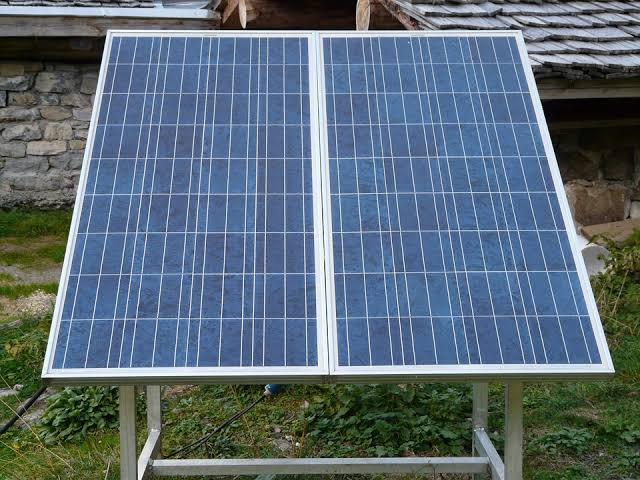
#> input picture images/input/test9.jpg, 640 x 480 px
$ python panel_detection.py
#> lines starting #> are read from the running program, lines starting #| are printed output that depends on the picture; after the words box and inside, x2 and y2 are one past the last pixel; in counts of white or black regions, pixels touching at a corner belong together
#> further down, im is the input picture: shape (480, 640, 3); mean B, G, R 118.7, 107.4, 91.1
import cv2
import numpy as np
import os

from os.path import isfile, join


def detect_panels(frame):
    gauss = cv2.GaussianBlur(frame, (7, 7), 0)
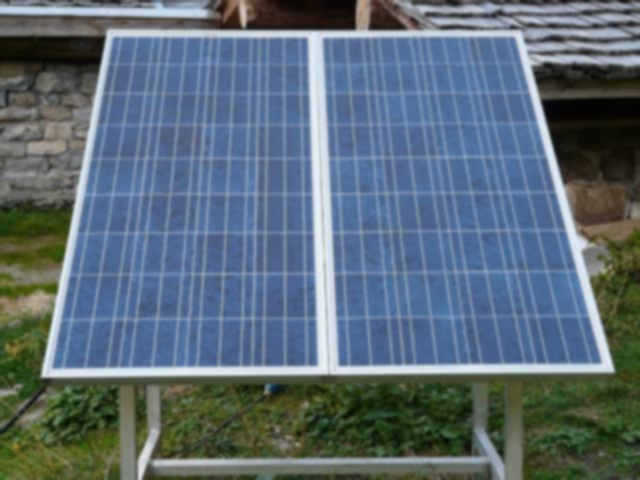
#> gauss: shape (480, 640, 3); mean B, G, R 118.7, 107.4, 91.1
    edged = cv2.Canny(gauss, 25, 70)
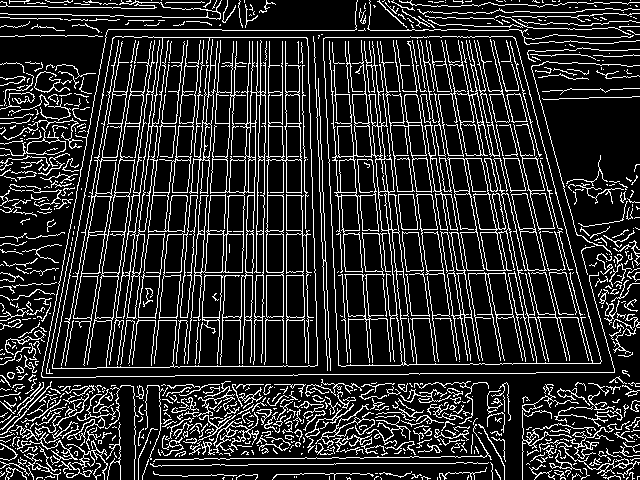
#> edged: shape (480, 640); 17% white in thin lines or dots

    # find contours in the edged image, keep only the largest
    # ones

    cnts = cv2.findContours(edged, cv2.RETR_EXTERNAL, cv2.CHAIN_APPROX_SIMPLE)
#> cnts = 746 contours, 694 with area under 20; largest, box (x1, y1, x2, y2) and area: (52, 36, 318, 369) 75736, (323, 36, 602, 367) 74470, (0, 125, 68, 156) 478, (315, 404, 375, 448) 154, (67, 394, 116, 446) 154
    cnts = cnts[0]
    cnts = sorted(cnts, key = cv2.contourArea, reverse = True)[:10]
#> cnts = 10 contours; largest, box (x1, y1, x2, y2) and area: (52, 36, 318, 369) 75736, (323, 36, 602, 367) 74470, (0, 125, 68, 156) 478, (315, 404, 375, 448) 154, (67, 394, 116, 446) 154

    screenCnt = []
    area = []
    e = 0
    # loop over our contours

    for (i, c) in enumerate(cnts):
        # approximate the contour
        epsilon = 0.05*cv2.arcLength(c,True)
        approx = cv2.approxPolyDP(c,epsilon,True)
        # if our approximated contour has four points, then
        # we can assume that we have found a panel
        if len(approx) == 4:
            screenCnt.append(approx)
            area.append(cv2.contourArea(approx))
            e+=1
#> this loop made 10 passes
#> (epsilon, approx) on passes 1, 2, 3, 4, 6, 7, 8, 9, 10: (57.82, [[113, 37], [52, 368], [317, 365], [307, 38]]), (58.32, [[323, 38], [338, 365], [600, 363], [515, 38]]), (16.35, [[67, 128], [0, 148], [54, 154]]), (23.15, [[368, 404], [315, 443]]), (20.52, [[616, 424], [574, 454]]), (42.92, [[552, 384], [522, 479], [595, 430], [522, 438]]), (26.21, [[539, 444], [639, 462]]), (28.77, [[254, 412], [213, 449]]), (9.84, [[353, 404], [305, 435]])
#> epsilon on pass 5: 19.36
#> after the loop, area = [75480, 74052, 881.5]; e = 3; screenCnt = 3 contours; box (x1, y1, x2, y2) and area: (52, 37, 318, 369) 75480, (323, 38, 601, 366) 74052, (522, 384, 596, 480) 882

    print(type(screenCnt))
#| <class 'list'>
#> (the run stopped early here; a loop or call above may not have finished)

$ run again, with images/input/test5.jpg copied over images/input/test9.jpg
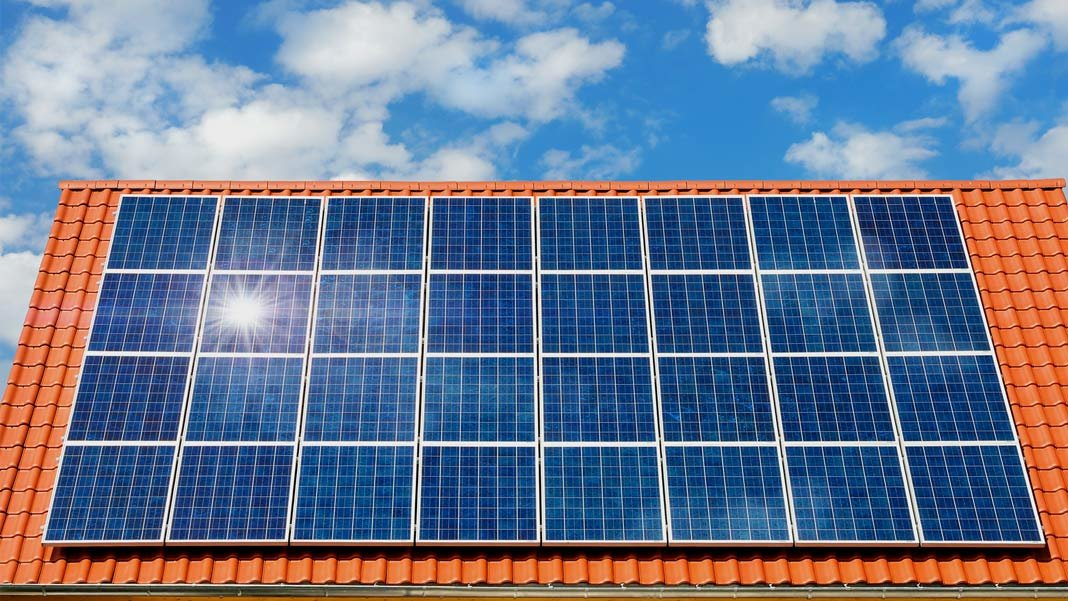
#> input picture images/input/test5.jpg, 1068 x 601 px
#> im is the input picture: shape (601, 1068, 3); mean B, G, R 144.6, 119.7, 106.6
#> in detect_panels, `gauss = cv2.GaussianBlur(frame, (7, 7), 0)`:
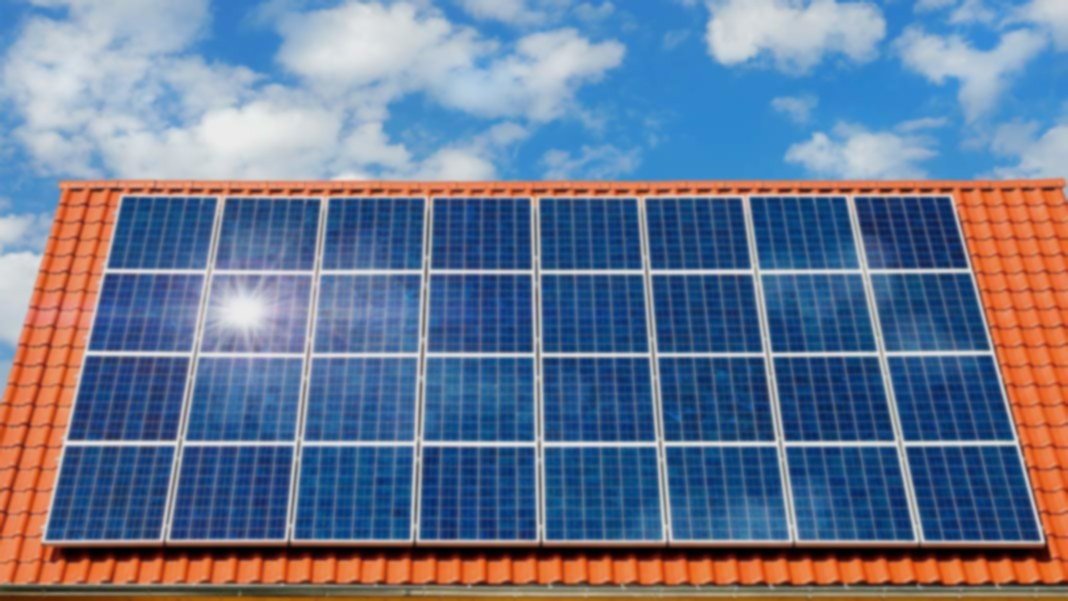
#> gauss: shape (601, 1068, 3); mean B, G, R 144.6, 119.7, 106.6
#> in detect_panels, `edged = cv2.Canny(gauss, 25, 70)`:
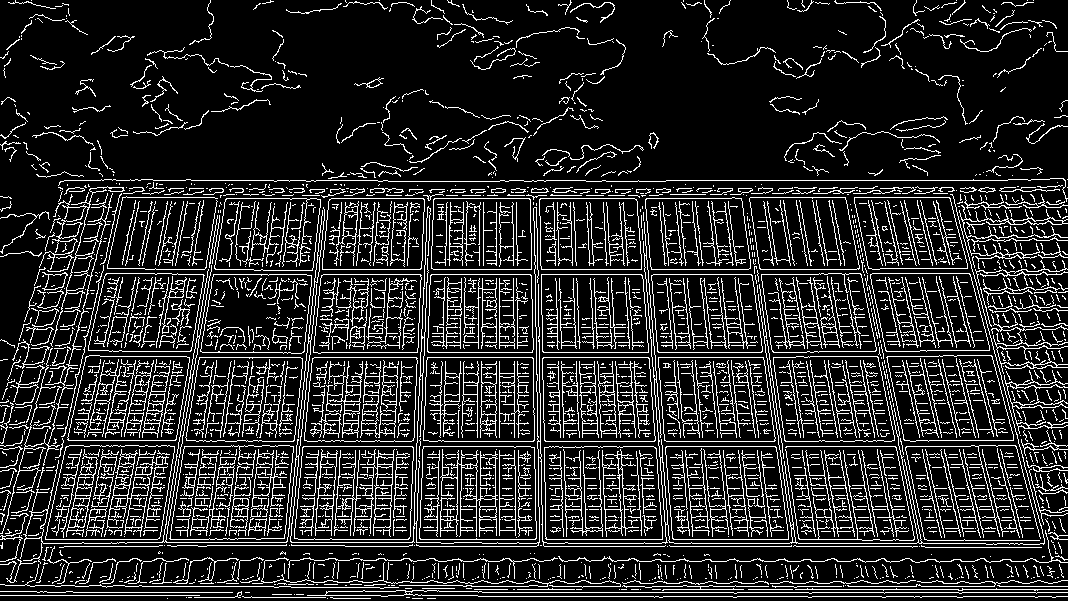
#> edged: shape (601, 1068); 15.5% white in thin lines or dots
#> in detect_panels, `cnts = cv2.findContours(edged, cv2.RETR_EXTERNAL, cv2.CHAIN_APPROX_SIM..`: cnts = 1398 contours, 1333 with area under 20; largest, box (x1, y1, x2, y2) and area: (419, 446, 537, 540) 10608, (544, 446, 663, 540) 10588, (665, 446, 789, 540) 10571, (294, 446, 414, 540) 10520, (45, 445, 175, 540) 10462
#> in detect_panels, `cnts = sorted(cnts, key = cv2.contourArea, reverse = True)[:10]`: cnts = 10 contours; largest, box (x1, y1, x2, y2) and area: (419, 446, 537, 540) 10608, (544, 446, 663, 540) 10588, (665, 446, 789, 540) 10571, (294, 446, 414, 540) 10520, (45, 445, 175, 540) 10462
#> the loop in detect_panels, `for (i, c) in enumerate(cnts):` made 10 passes
#> (epsilon, approx) on passes 1 to 7: (20.78, [[423, 446], [420, 539], [536, 538], [534, 447]]), (21.23, [[544, 447], [546, 539], [662, 539], [655, 447]]), (20.96, [[665, 447], [673, 539], [788, 539], [775, 446]]), (20.86, [[302, 447], [294, 538], [409, 538], [412, 446]]), (21.61, [[65, 447], [45, 539], [159, 538], [174, 446]]), (21.52, [[293, 446], [184, 446], [169, 538], [284, 538]]), (19.39, [[542, 358], [545, 441], [655, 440], [648, 357]])
#> after the loop in detect_panels, `for (i, c) in enumerate(cnts):`: area = [10442, 10442, 10411.5, 10291, 10240.5, 10304, 8969, 9008, 8964, 8960.5]; e = 10; screenCnt = 10 contours; largest, box (x1, y1, x2, y2) and area: (420, 446, 537, 540) 10442, (544, 447, 663, 540) 10442, (665, 446, 789, 540) 10412, (169, 446, 294, 539) 10304, (294, 446, 413, 539) 10291
#| <class 'list'>

$ run again, with images/input/test6.jpg copied over images/input/test9.jpg
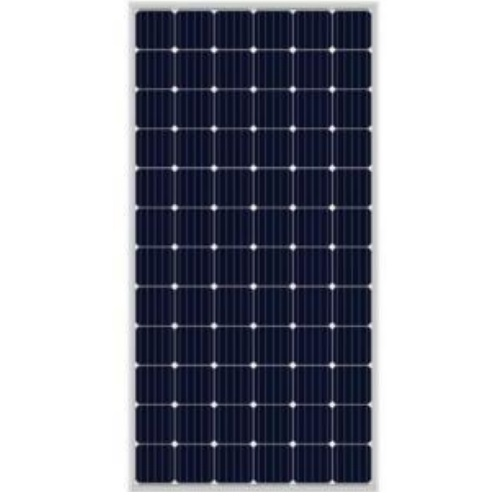
#> input picture images/input/test6.jpg, 500 x 498 px
#> im is the input picture: shape (498, 500, 3); mean B, G, R 161.9, 152.3, 150.5
#> in detect_panels, `edged = cv2.Canny(gauss, 25, 70)`:
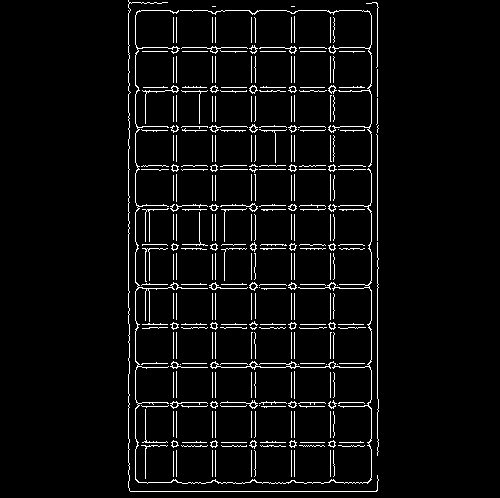
#> edged: shape (498, 500); 4.8% white in thin lines or dots, all inside (x1, y1, x2, y2) = (128, 0, 379, 492)
#> in detect_panels, `cnts = cv2.findContours(edged, cv2.RETR_EXTERNAL, cv2.CHAIN_APPROX_SIM..`: cnts = 289 contours, 248 with area under 20; largest, box (x1, y1, x2, y2) and area: (135, 10, 372, 484) 292, (180, 10, 372, 167) 64, (220, 203, 258, 212) 42, (249, 282, 258, 291) 38, (249, 85, 258, 94) 38
#> in detect_panels, `cnts = sorted(cnts, key = cv2.contourArea, reverse = True)[:10]`: cnts = 10 contours; largest, box (x1, y1, x2, y2) and area: (135, 10, 372, 484) 292, (180, 10, 372, 167) 64, (220, 203, 258, 212) 42, (249, 282, 258, 291) 38, (249, 85, 258, 94) 38
#> the loop in detect_panels, `for (i, c) in enumerate(cnts):` made 10 passes
#> (epsilon, approx) on passes 2, 3, 4, 6, 7, 8, 9, 10: (51.52, [[180, 10], [368, 11], [371, 164], [369, 11]]), (4.65, [[257, 208], [254, 203], [220, 206]]), (1.4, [[252, 282], [249, 287], [254, 290], [257, 285]]), (7.59, [[176, 86], [142, 90], [145, 123], [146, 92]]), (4.56, [[170, 405], [207, 403]]), (1.57, [[252, 124], [249, 129], [254, 132], [257, 127]]), (1.57, [[331, 85], [328, 90], [333, 93], [336, 90]]), (4.7, [[257, 405], [254, 400], [220, 403]])
#> after the loop in detect_panels, `for (i, c) in enumerate(cnts):`: area = [77, 34, 105, 34, 32]; e = 5; screenCnt = 5 contours; box (x1, y1, x2, y2) and area: (142, 86, 177, 124) 105, (180, 10, 372, 165) 77, (249, 282, 258, 291) 34, (249, 124, 258, 133) 34, (328, 85, 337, 94) 32
#| <class 'list'>

$ run again, with images/input/test7.jpg copied over images/input/test9.jpg
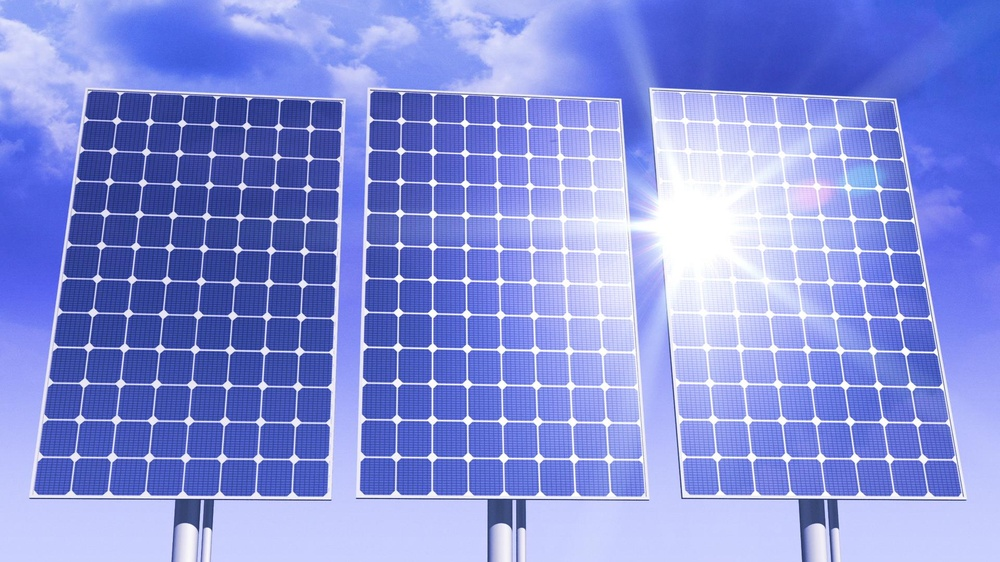
#> input picture images/input/test7.jpg, 1000 x 562 px, shrunk from 1920 x 1080 before the run
#> im is the input picture: shape (562, 1000, 3); mean B, G, R 219.5, 143.9, 132.3
#> in detect_panels, `gauss = cv2.GaussianBlur(frame, (7, 7), 0)`:
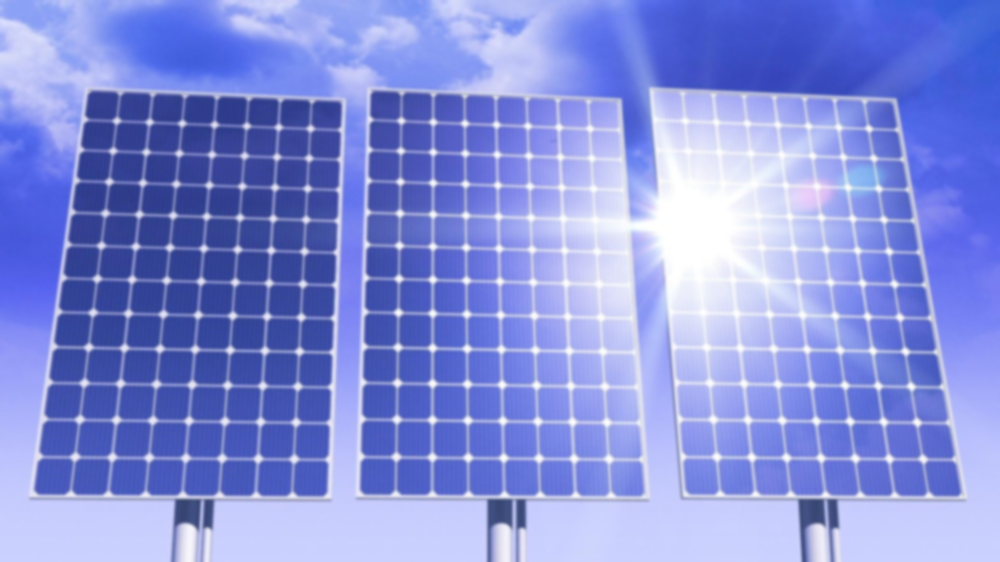
#> gauss: shape (562, 1000, 3); mean B, G, R 219.5, 143.9, 132.3
#> in detect_panels, `edged = cv2.Canny(gauss, 25, 70)`:
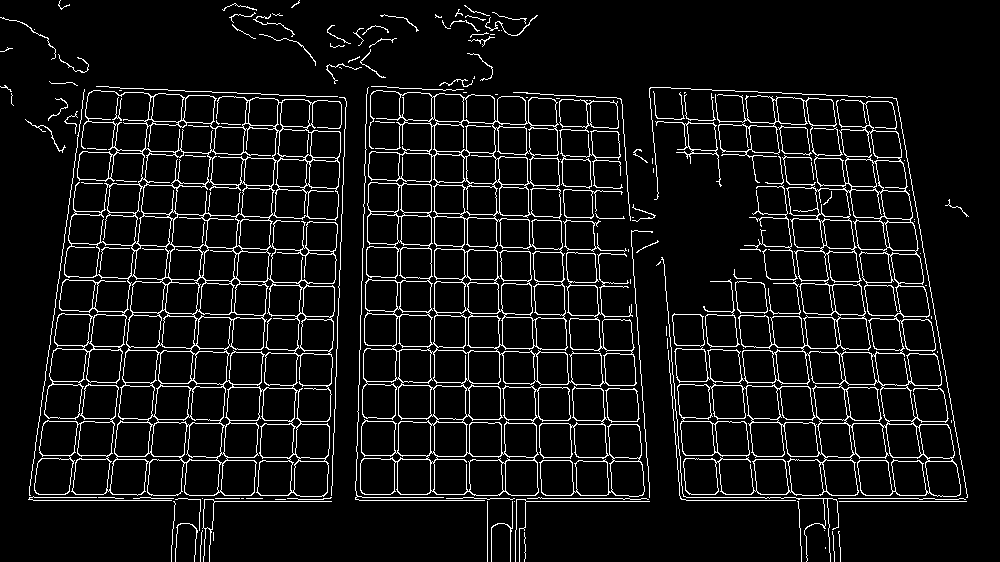
#> edged: shape (562, 1000); 7.6% white in thin lines or dots
#> in detect_panels, `cnts = cv2.findContours(edged, cv2.RETR_EXTERNAL, cv2.CHAIN_APPROX_SIM..`: cnts = 143 contours, 124 with area under 20; largest, box (x1, y1, x2, y2) and area: (34, 90, 342, 497) 99480, (360, 90, 637, 496) 73331, (677, 99, 961, 497) 53390, (539, 386, 645, 497) 7488, (715, 94, 843, 183) 3036
#> in detect_panels, `cnts = sorted(cnts, key = cv2.contourArea, reverse = True)[:10]`: cnts = 10 contours; largest, box (x1, y1, x2, y2) and area: (34, 90, 342, 497) 99480, (360, 90, 637, 496) 73331, (677, 99, 961, 497) 53390, (539, 386, 645, 497) 7488, (715, 94, 843, 183) 3036
#> the loop in detect_panels, `for (i, c) in enumerate(cnts):` made 10 passes
#> (epsilon, approx) on passes 1, 2, 3, 5, 9: (205.4, [[89, 92], [35, 492], [323, 496], [340, 102]]), (243.5, [[373, 91], [535, 495]]), (297.3, [[891, 102], [689, 494]]), (60.81, [[715, 94], [757, 182], [804, 100], [842, 154]]), (6.44, [[605, 390], [611, 422], [637, 421], [634, 388]])
#> after the loop in detect_panels, `for (i, c) in enumerate(cnts):`: area = [107240, 1501, 900.5]; e = 3; screenCnt = 3 contours; box (x1, y1, x2, y2) and area: (35, 92, 341, 497) 107240, (715, 94, 843, 183) 1501, (605, 388, 638, 423) 900
#| <class 'list'>
